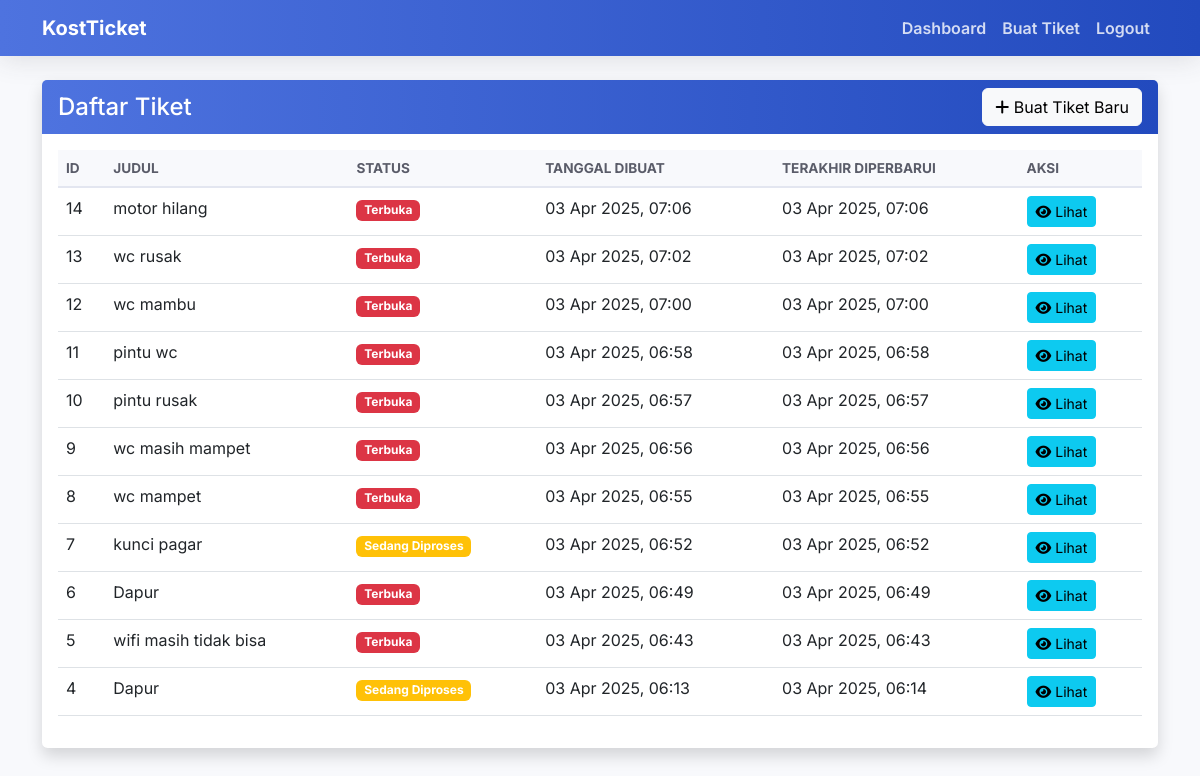
The app's page /tickets/ (signed in) with its own data.
### tickets/models.py (models this page shows, shortened)
class Ticket(models.Model):
    STATUS_CHOICES = (
        ('open', _('Terbuka')),
        ('in_progress', _('Sedang Diproses')),
        ('resolved', _('Selesai')),
    )
    title = models.CharField(_('Judul'), max_length=100)
    description = models.TextField(_('Deskripsi'))
    status = models.CharField(_('Status'), max_length=20, choices=STATUS_CHOICES, default='open')
    created_by = models.ForeignKey(
        settings.AUTH_USER_MODEL,
        on_delete=models.CASCADE,
        related_name='tickets',
        verbose_name=_('Dibuat oleh')
    )
    created_at = models.DateTimeField(_('Tanggal dibuat'), auto_now_add=True)
    updated_at = models.DateTimeField(_('Terakhir diperbarui'), auto_now=True)
    class Meta:
        ordering = ['-created_at']
        verbose_name = _('Tiket')
        verbose_name_plural = _('Tiket')

### tickets/views.py (the view)
# urls.py: path('', views.ticket_list, name='ticket_list'),
@login_required
def ticket_list(request):
    if not request.user.is_admin and not request.user.is_staff:
        tickets = Ticket.objects.filter(created_by=request.user)
    else:
        tickets = Ticket.objects.all()
    return render(request, 'tickets/ticket_list.html', {'tickets': tickets})

### tickets/context_processors.py (called while the page is built)
def notifications_processor(request):
    context = {
        'unread_notifications_count': 0
    }
    if request.user.is_authenticated:
        if hasattr(request.user, 'is_admin') and (request.user.is_admin or request.user.is_staff):
            context['unread_notifications_count'] = Notification.objects.filter(
                user=request.user,
                is_read=False
            ).count()
    return context

### templates/tickets/ticket_list.html (shortened to what this page needs)
{% extends 'base/base.html' %}
{% block content %}
<div class="row">
    <div class="col-md-12 mb-4">
        <div class="card shadow">
            <div class="card-header bg-primary text-white d-flex justify-content-between align-items-center">
                <h4 class="mb-0">Daftar Tiket</h4>
                <a href="{% url 'ticket_create' %}" class="btn btn-light">
                    <i class="fas fa-plus"></i> Buat Tiket Baru
                </a>
            </div>
            <div class="card-body">
                <div class="table-responsive">
                    <table class="table table-hover">
                        <thead>
                            <tr>
                                <th>ID</th>
                                <th>Judul</th>
                                <th>Status</th>
                                <th>Tanggal Dibuat</th>
                                <th>Terakhir Diperbarui</th>
                                <th>Aksi</th>
                            </tr>
                        </thead>
                        <tbody>
                            {% if tickets %}
                                {% for ticket in tickets %}
                                    <tr>
                                        <td>{{ ticket.id }}</td>
                                        <td>{{ ticket.title }}</td>
                                        <td>
                                            {% if ticket.status == 'open' %}
                                                <span class="badge bg-danger">Terbuka</span>
                                            {% elif ticket.status == 'in_progress' %}
                                                <span class="badge bg-warning">Sedang Diproses</span>
                                            {% elif ticket.status == 'resolved' %}
                                                <span class="badge bg-success">Selesai</span>
                                            {% endif %}
                                        </td>
                                        <td>{{ ticket.created_at|date:"d M Y, H:i" }}</td>
                                        <td>{{ ticket.updated_at|date:"d M Y, H:i" }}</td>
                                        <td>
                                            <a href="{% url 'ticket_detail' ticket.id %}" class="btn btn-sm btn-info">
                                                <i class="fas fa-eye"></i> Lihat
                                            </a>
                                        </td>
                                    </tr>
                                {% endfor %}
                            {% else %}
                                <tr>
                                    <td colspan="{% if user.is_admin or user.is_staff %}7{% else %}6{% endif %}" class="text-center">
                                        Tidak ada tiket yang ditemukan. <a href="{% url 'ticket_create' %}">Buat tiket baru</a>.
                                    </td>
                                </tr>
                            {% endif %}
                        </tbody>
                    </table>
                </div>
            </div>
        </div>
    </div>
</div>
<div id="notification-container" class="position-fixed bottom-0 end-0 p-3" style="z-index: 5"></div>
{% endblock %}

### static/css/style.css (style rules this page uses)
:root { --primary-color: #4e73df; --secondary-color: #6c757d; --success-color: #1cc88a; --info-color: #36b9cc; --warning-color: #f6c23e; --danger-color: #e74a3b; --light-color: #f8f9fc; --dark-color: #5a5c69; }
body { font-family: 'Inter', -apple-system, BlinkMacSystemFont, "Segoe UI", Roboto, "Helvetica Neue", Arial, sans-serif; background-color: #f8f9fc; color: #333; }
.card { border: none; border-radius: 0.35rem; box-shadow: 0 0.15rem 1.75rem 0 rgba(58, 59, 69, 0.1); transition: all 0.3s ease; margin-bottom: 1.5rem; }
.card-header { background: linear-gradient(to right, #4e73df, #224abe); color: white; border-bottom: none; font-weight: 600; }
.table thead th { background-color: #f8f9fc; border-top: none; border-bottom: 2px solid #e3e6f0; font-weight: 700; color: #5a5c69; text-transform: uppercase; font-size: 0.85rem; }

### records on screen
Ticket: id "14", title "motor hilang", status "Terbuka", created_at "03 Apr 2025, 07:06", updated_at "03 Apr 2025, 07:06"
Ticket: id "13", title "wc rusak", status "Terbuka", created_at "03 Apr 2025, 07:02", updated_at "03 Apr 2025, 07:02"
Ticket: id "12", title "wc mambu", status "Terbuka", created_at "03 Apr 2025, 07:00", updated_at "03 Apr 2025, 07:00"
Ticket: id "11", title "pintu wc", status "Terbuka", created_at "03 Apr 2025, 06:58", updated_at "03 Apr 2025, 06:58"
Ticket: id "10", title "pintu rusak", status "Terbuka", created_at "03 Apr 2025, 06:57", updated_at "03 Apr 2025, 06:57"
Ticket: id "9", title "wc masih mampet", status "Terbuka", created_at "03 Apr 2025, 06:56", updated_at "03 Apr 2025, 06:56"
Ticket: id "8", title "wc mampet", status "Terbuka", created_at "03 Apr 2025, 06:55", updated_at "03 Apr 2025, 06:55"
Ticket: id "7", title "kunci pagar", status "Sedang Diproses", created_at "03 Apr 2025, 06:52", updated_at "03 Apr 2025, 06:52"
Ticket: id "6", title "Dapur", status "Terbuka", created_at "03 Apr 2025, 06:49", updated_at "03 Apr 2025, 06:49"
Ticket: id "5", title "wifi masih tidak bisa", status "Terbuka", created_at "03 Apr 2025, 06:43", updated_at "03 Apr 2025, 06:43"
Ticket: id "4", title "Dapur", status "Sedang Diproses", created_at "03 Apr 2025, 06:13", updated_at "03 Apr 2025, 06:14"
